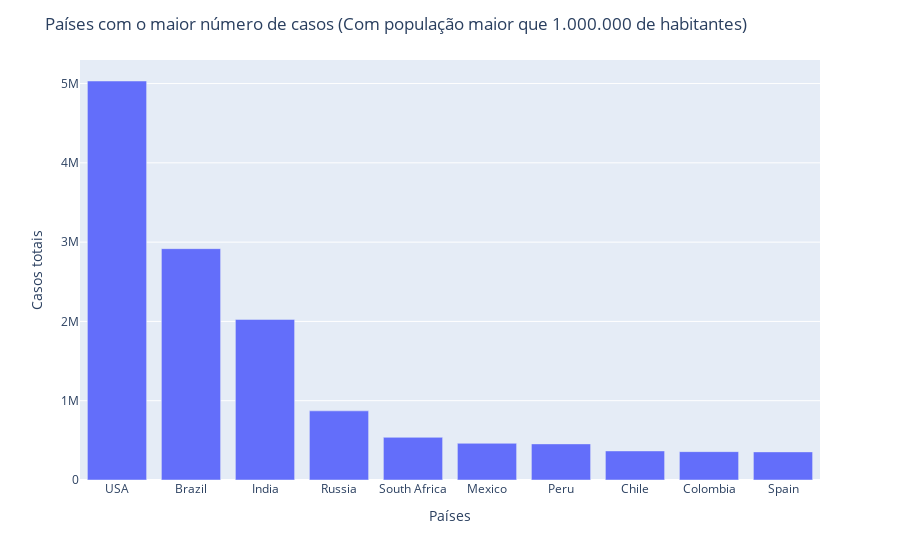

Notebook code cell kept with this figure:
### Markdown cell above
#### 3.5 Países com maior números de casos

### Code cell
top5_TotalCases = df_world.loc[df_world["Population"] > 1000000]
top5_TotalCases = top5_TotalCases[["Country/Region","TotalCases"]].nlargest(10,"TotalCases")
fig = px.bar(x=top5_TotalCases["Country/Region"],
            y=top5_TotalCases["TotalCases"])
fig.update_layout(title="Países com o maior número de casos (Com população maior que 1.000.000 de habitantes)",
                  xaxis_title = "Países",
                  yaxis_title = "Casos totais"
)
fig.show()

### Figure 1 — Plotly figure (JSON) as saved in the notebook; plotly's stock layout.template omitted (floating-point values rounded to 4 significant figures)
{"data": [{"alignmentgroup": "True", "hovertemplate": "x=%{x}<br>y=%{y}<extra></extra>", "legendgroup": "", "marker": {"color": "#636efa", "pattern": {"shape": ""}}, "name": "", "offsetgroup": "", "orientation": "v", "showlegend": false, "textposition": "auto", "type": "bar", "x": ["USA", "Brazil", "India", "Russia", "South Africa", "Mexico", "Peru", "Chile", "Colombia", "Spain"], "xaxis": "x", "y": [5032179, 2917562, 2025409, 871894, 538184, 462690, 455409, 366671, 357710, 354530], "yaxis": "y"}], "layout": {"barmode": "relative", "legend": {"tracegroupgap": 0}, "margin": {"t": 60}, "title": {"text": "Países com o maior número de casos (Com população maior que 1.000.000 de habitantes)"}, "xaxis": {"anchor": "y", "domain": [0, 1], "title": {"text": "Países"}}, "yaxis": {"anchor": "x", "domain": [0, 1], "title": {"text": "Casos totais"}}}}
